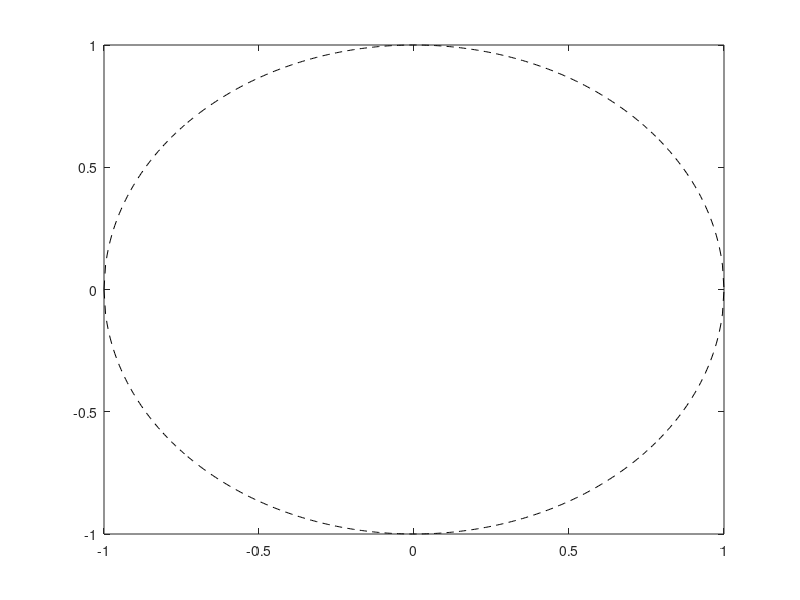

Recreate this plot in MATLAB.
% Draw a circle of radius=1 centered in the origin
x=-1:0.005:1;
y1=sqrt(1-x.^2);
y2=-sqrt(1-x.^2);
plot(x,y1,'k--');
hold on;
plot(x,y2,'k--');
clear x;
clear y1;
clear y2;

